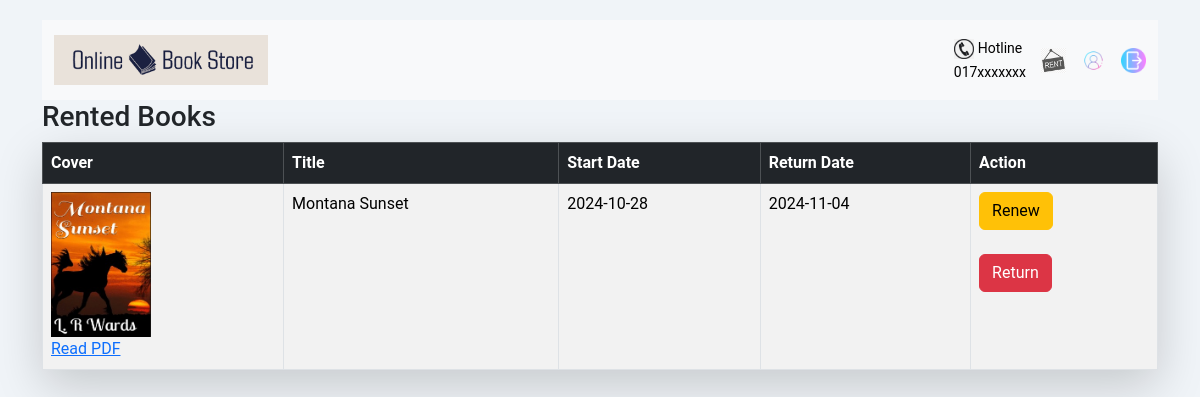
Screenshot of /rent/rent.php (signed in) with the database file from the repository.
### tables this page shows
CREATE TABLE `rent` (
  `c_id` int(11) NOT NULL,
  `b_id` int(11) NOT NULL,
  `start_date` date DEFAULT NULL,
  `return_date` date DEFAULT NULL
);

CREATE TABLE `book` (
  `b_id` int(11) NOT NULL,
  `b_title` varchar(200) DEFAULT NULL,
  `author` varchar(100) DEFAULT NULL,
  `description` text DEFAULT NULL,
  `cover` varchar(255) DEFAULT NULL,
  `file` varchar(255) DEFAULT NULL,
  `cat_id` int(11) DEFAULT NULL
);

### rent/rent.php (the view, shortened to what this page needs)
<?php
include '../db_conn.php';
$c_id = $_SESSION['c_id'];
$sql_rented = "SELECT r.b_id, b.b_title, b.cover, b.file, r.start_date, r.return_date
               FROM rent r
               JOIN book b ON r.b_id = b.b_id
               WHERE r.c_id = :c_id";
$stmt_rented = $conn->prepare($sql_rented);
$stmt_rented->bindParam(':c_id', $c_id, PDO::PARAM_INT);
$stmt_rented->execute();
$rented_books = $stmt_rented->fetchAll(PDO::FETCH_ASSOC);
?>
<!DOCTYPE html>
<html lang="en">
<head>
    <link href="https://cdn.jsdelivr.net/npm/bootstrap@5.3.3/dist/css/bootstrap.min.css" rel="stylesheet"
>
    <link rel="stylesheet" href="../css/style.css">
</head>
<body>
    <div class="container">
        <nav class="navbar navbar-expand-lg bg-body-tertiary">
            <div class="container-fluid">
                <a class="navbar-brand" href="../index.php">
                    <img src="../image/logo.png" alt="Online Book Store">
                </a>
                <div class="navbar-text">
                    <div class="phone-section">
                        <img src="../image/phone.png" alt="Phone Icon">
                        <span class="phone-number">Hotline <br> 017xxxxxxx</span>
                    </div>
                    <div class="icon-section">
                        <a href="rent.php"><img src="../image/rent.png" alt="Rent"></a>
                        <a href="../account/profile.php"><img src="../image/login.png" alt="Profile"></a>
                        <a href="../account/logout.php"><img src="../image/logout.png" alt="Logout"></a>
                    </div>
                </div>
            </div>
        </nav>
        <h3>Rented Books</h4>
        <?php if (!empty($rented_books)) { ?>
            <table class="table table-hover table-striped table-bordered shadow-lg rounded">
                <thead class="table-dark">
                    <tr>
                        <th>Cover</th>
                        <th>Title</th>
                        <th>Start Date</th>
                        <th>Return Date</th>
                        <th>Action</th>
                    </tr>
                </thead>
                <tbody>
                    <?php foreach ($rented_books as $book) { ?>
                        <tr>
                            <td>
                                <img src="../uploads/cover/<?= htmlspecialchars($book['cover']) ?>" alt="Cover Image" width="100">
                                <br>
                                <a href="../uploads/file/<?= htmlspecialchars($book['file']) ?>" target="_blank">Read PDF</a>
                            </td>
                            <td><?= htmlspecialchars($book['b_title']) ?></td>
                            <td><?= htmlspecialchars($book['start_date']) ?></td>
                            <td><?= htmlspecialchars($book['return_date']) ?></td>
                            <td>
                                <a href="renew.php?b_id=<?= $book['b_id'] ?>" class="btn btn-warning">Renew</a>
                                <br>
                                <br>
                                <a href="return.php?b_id=<?= $book['b_id'] ?>" class="btn btn-danger">Return</a>
                            </td>
                        </tr>
                    <?php } ?>
                </tbody>
            </table>
        <?php } else { ?>
            <p>You have not rented any books yet.</p>
        <?php } ?>
    </div>
</body>
</html>

### css/style.css (style rules this page uses)
body { font-family: 'Roboto', sans-serif; background-color: #f0f4f8; padding: 20px; }
.navbar-brand img { height: 50px; }
.navbar-text { display: flex; align-items: center; gap: 15px; }
.navbar-text img { width: 20px; height: 20px; }
.phone-number { font-size: 14px; color: #000; }
.icon-section { display: flex; gap: 15px; align-items: center; }
.icon-section a { color: #000; font-size: 14px; }
.icon-section img { width: 25px; height: 25px; }

### rows the page displays
rent: b.cover (picture), b.b_title "Montana Sunset", start_date "2024-10-28", return_date "2024-11-04"
